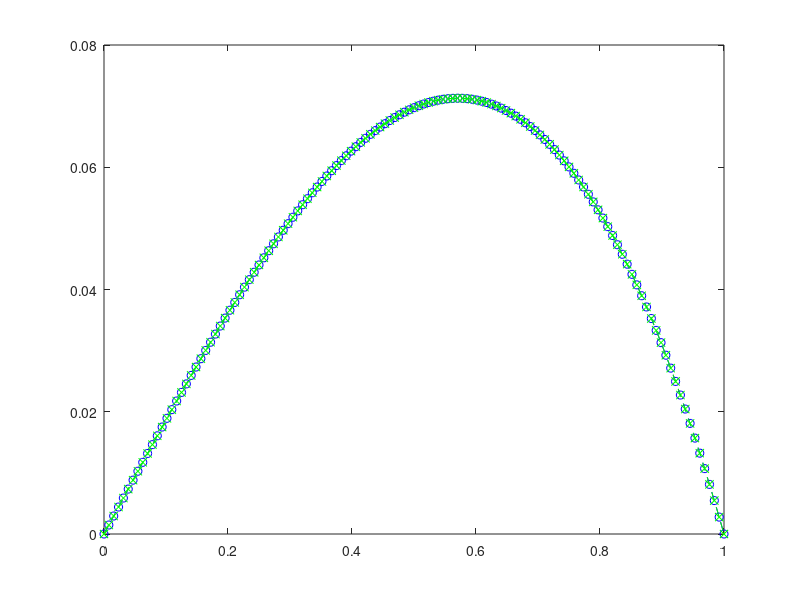

Reproduce this figure in MATLAB.

clearvars *;

%for nih = 1:6
nih =6;
    ih = 2*(2^nih);
    ndof = ih+1;
    ndofm = ndof -1;
    xh = 1/ih;
    ihm1 = ih-1;
    
    for ir = 1:ndof
        f(ir) = 0;
        for ic = 1:ndof
            gk(ir,ic) = 0;
        end
    end    
    
    sk(1,1) = 1/xh -xh/3.0;
    sk(1,2) = -1/xh - xh/6.0;
    sk(2,1) = sk(1,2);
    sk(2,2) = sk(1,1);
    
    for ie = 1:ih
        ir = ie -1 +1;
        irp1 = ir+1;
        ire =0;
        for ig = ir:irp1
            ire = ire+1;
            x1e = xh*(ie-1);
            if (ig == ir)
                f(ig) = f(ig) + xh/6* (3*x1e+xh);
            else
                f(ig) = f(ig) + xh/6*(3*x1e+2*xh);
            end
            jce = 0;
            for jg = ir:irp1
                jce =jce+1;
                gk(ig,jg) = gk(ig,jg) + sk(ire,jce);
            end 
        end
        
    end
    
    
    % apply bcs
    for i = 1:ndof
        gk(i,1)=0;
        gk(1,i)=0;
        gk(ndof,i)=0;
        gk(i,ndof) = 0;
    end
    
    gk(1,1) = 1;
    f(1)=0;
    gk(ndof,ndof)=1;
    f(ndof)=0;
    
    % solve gk*w=f solution returned in f
    ft = transpose(f);
    x = gk\ft;   % this is the estimated f to be used later
    % call the function to be written
    
    xzero=0;
    ifile = 10*nih;
    
    
    ihp1 = ih+1;
    for node = 1:ihp1
        xi = (node-1)*xh;
        ye  = sin(xi)/sin(1.0)-xi;
        % write file which is not used here
        xvec(node)=xi;
        yevec(node)=ye;
        fvec(node)=x(node);
        
    end
    
    plot(xvec,fvec,'b--o',xvec,yevec,'g--x')
    
%end













